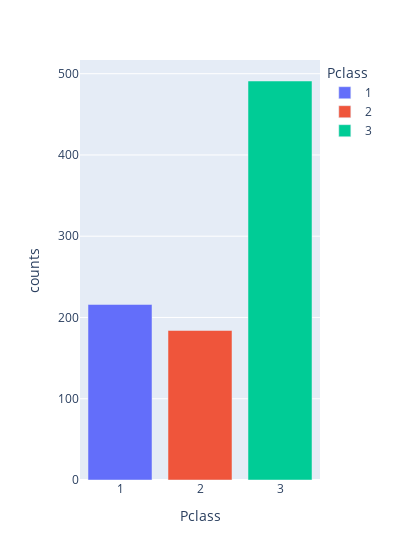

Notebook code cell kept with this figure:
### Markdown cell above
### Plotly
We can pass a `DataFrame` directly to Plotly - note that we again use the `DataFrame` with a string column for correct output

> The Plotly charts display in some notebooks but not in others, I'm looking into why that is

### Code cell
px.bar(
    passenger_class_counts_string_column_df,
    x="Pclass",
    y="counts",
    color="Pclass",
    width=400
)

### Figure 1 — Plotly figure (JSON) as saved in the notebook; plotly's stock layout.template omitted (floating-point values rounded to 4 significant figures)
{"data": [{"alignmentgroup": "True", "hovertemplate": "Pclass=%{x}<br>counts=%{y}<extra></extra>", "legendgroup": "1", "marker": {"color": "#636efa", "pattern": {"shape": ""}}, "name": "1", "offsetgroup": "1", "orientation": "v", "showlegend": true, "textposition": "auto", "type": "bar", "x": ["1"], "xaxis": "x", "y": [216], "yaxis": "y"}, {"alignmentgroup": "True", "hovertemplate": "Pclass=%{x}<br>counts=%{y}<extra></extra>", "legendgroup": "2", "marker": {"color": "#EF553B", "pattern": {"shape": ""}}, "name": "2", "offsetgroup": "2", "orientation": "v", "showlegend": true, "textposition": "auto", "type": "bar", "x": ["2"], "xaxis": "x", "y": [184], "yaxis": "y"}, {"alignmentgroup": "True", "hovertemplate": "Pclass=%{x}<br>counts=%{y}<extra></extra>", "legendgroup": "3", "marker": {"color": "#00cc96", "pattern": {"shape": ""}}, "name": "3", "offsetgroup": "3", "orientation": "v", "showlegend": true, "textposition": "auto", "type": "bar", "x": ["3"], "xaxis": "x", "y": [491], "yaxis": "y"}], "layout": {"barmode": "relative", "legend": {"title": {"text": "Pclass"}, "tracegroupgap": 0}, "margin": {"t": 60}, "width": 400, "xaxis": {"anchor": "y", "categoryarray": ["1", "2", "3"], "categoryorder": "array", "domain": [0, 1], "title": {"text": "Pclass"}}, "yaxis": {"anchor": "x", "domain": [0, 1], "title": {"text": "counts"}}}}
